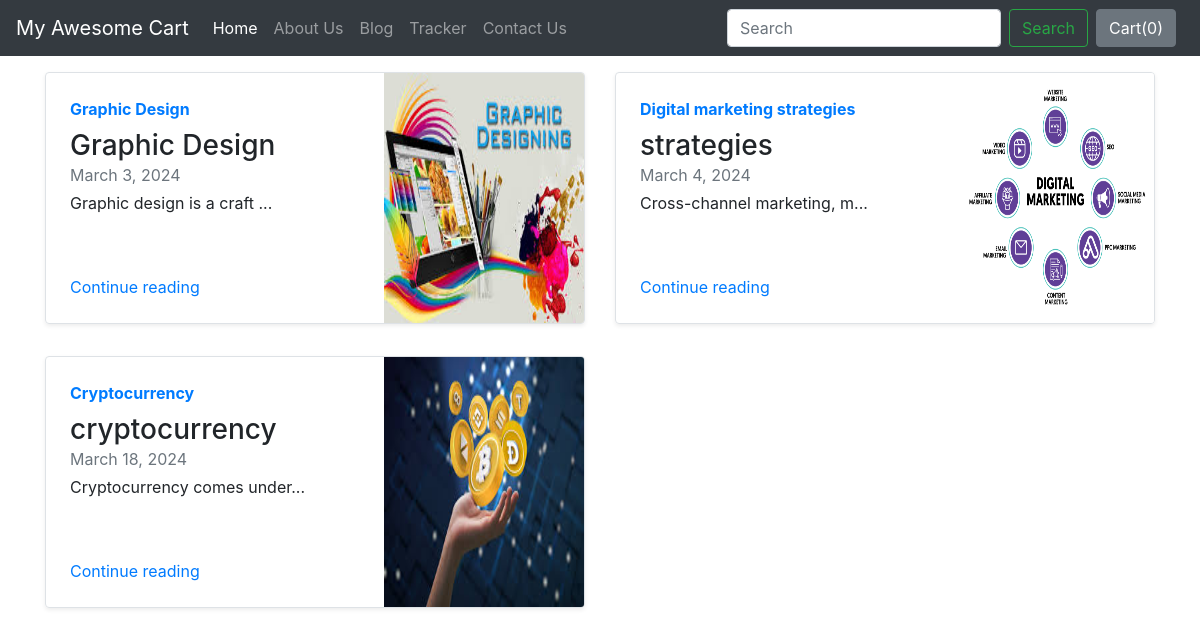
Screenshot of /blog/ with the database file from the repository.
### blog/models.py (models this page shows, shortened)
class Blogpost(models.Model):
    post_id = models.AutoField(primary_key= True)
    title = models.CharField(max_length=50)
    head0 = models.CharField(max_length=500, default="")
    chead0 = models.CharField(max_length=5000, default="")
    head1 = models.CharField(max_length=500, default="")
    chead1 = models.CharField(max_length=5000, default="")
    head2 = models.CharField(max_length=500, default="")
    chead2 = models.CharField(max_length=5000, default="")
    pub_date = models.DateField()
    thumbnail = models.ImageField(upload_to='shop/images', default="")

### blog/views.py (the view)
# urls.py: path("", views.index, name="blogHome"),
def index(request):
    blogs=Blogpost.objects.all()
    all_post=[]
    for i in blogs:
        all_post.append(i)
    params={'all_post':all_post}
    return render(request,"blog/index.html",params)

### blog/templates/blog/index.html
{%extends 'blog/basic.html'%}
{%block body%}
{% load static %}
<div class="container mt-3">
<div class="row my-2">
  {% for post in all_post %}
    <div class="col-md-6">
      <div class="row no-gutters border rounded overflow-hidden flex-md-row mb-4 shadow-sm h-md-250 position-relative">
        <div class="col p-4 d-flex flex-column position-static">
          <strong class="d-inline-block mb-2 text-primary">{{post.title}}</strong>
          <h3 class="mb-0">{{post.head0}}</h3>
          <div class="mb-1 text-muted">{{post.pub_date}}</div>
          <p class="card-text mb-auto">{{post.chead0|slice:"0:26"}}...</p>
          <a href="blogpost/{{post.post_id}}" class="stretched-link">Continue reading</a>
        </div>
        <div class="col-auto d-none d-lg-block">
          <img src="/media/{{post.thumbnail}}" class="bd-placeholder-img" width="200" height="250" aria-label="Placeholder: Thumbnail"></img>
        </div>
      </div>
    </div>
    {% if forloop.counter|divisibleby:2 %}
  </div><div class="row my-2">
{% endif %}
{% endfor %}
</div>
</div>
{% endblock %}

### rows the page displays
Blogpost: title "Graphic Design", head0 "Graphic Design", pub_date "March 3, 2024", chead0 "Graphic design is a craft", thumbnail (picture)
Blogpost: title "Digital marketing strategies", head0 "strategies", pub_date "March 4, 2024", chead0 "Cross-channel marketing, m", thumbnail (picture)
Blogpost: title "Cryptocurrency", head0 "cryptocurrency", pub_date "March 18, 2024", chead0 "Cryptocurrency comes under", thumbnail (picture)
